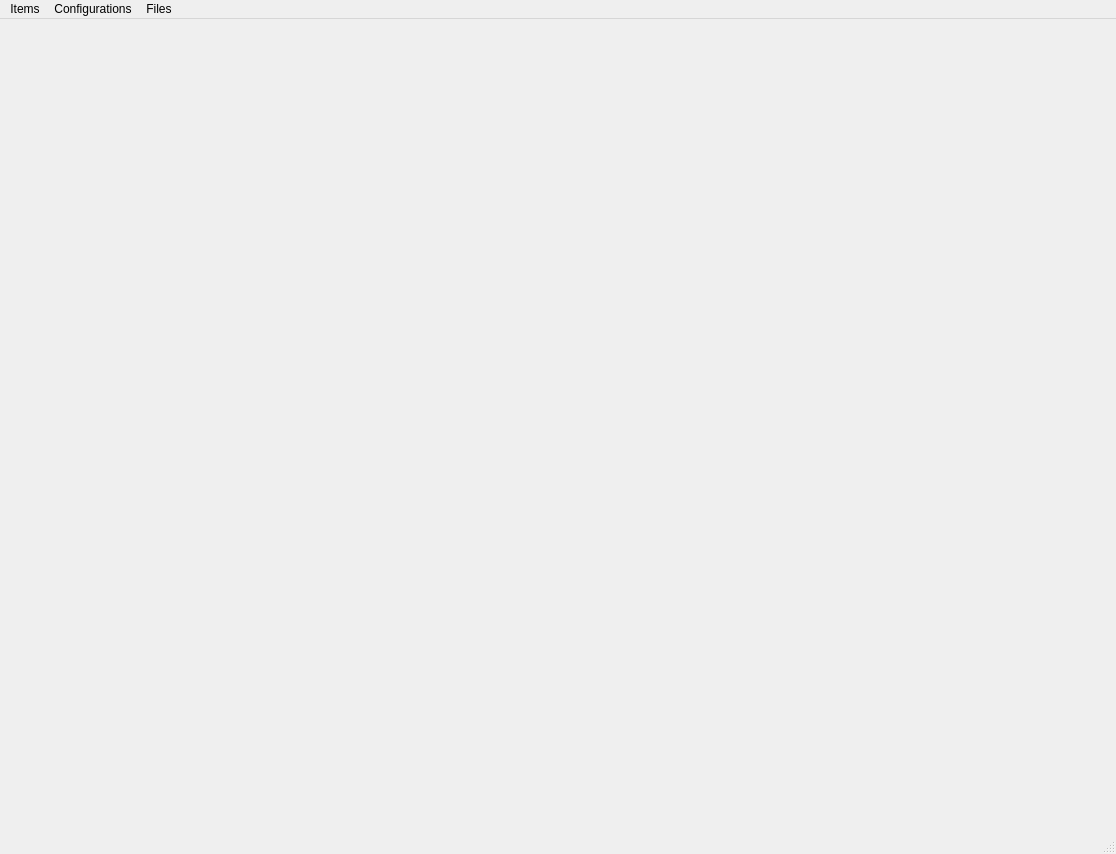
<?xml version="1.0" encoding="UTF-8"?>
<ui version="4.0">
 <class>WMS_App</class>
 <widget class="QMainWindow" name="WMS_App">
  <property name="geometry">
   <rect>
    <x>0</x>
    <y>0</y>
    <width>1116</width>
    <height>854</height>
   </rect>
  </property>
  <property name="windowTitle">
   <string>MainWindow</string>
  </property>
  <widget class="QWidget" name="centralwidget"/>
  <widget class="QMenuBar" name="menubar">
   <property name="geometry">
    <rect>
     <x>0</x>
     <y>0</y>
     <width>1116</width>
     <height>20</height>
    </rect>
   </property>
   <widget class="QMenu" name="menuItems">
    <property name="title">
     <string>Items</string>
    </property>
    <addaction name="actionItem_Search"/>
   </widget>
   <widget class="QMenu" name="menuConfigurations">
    <property name="title">
     <string>Configurations</string>
    </property>
    <addaction name="actionUsers"/>
   </widget>
   <widget class="QMenu" name="menuFiles">
    <property name="title">
     <string>Files</string>
    </property>
    <addaction name="actionLogout"/>
   </widget>
   <addaction name="menuItems"/>
   <addaction name="menuConfigurations"/>
   <addaction name="menuFiles"/>
  </widget>
  <widget class="QStatusBar" name="statusbar"/>
  <action name="actionItem_Search">
   <property name="text">
    <string>Item Search</string>
   </property>
  </action>
  <action name="actionUsers">
   <property name="text">
    <string>Users</string>
   </property>
  </action>
  <action name="actionLogout">
   <property name="text">
    <string>Logout</string>
   </property>
  </action>
 </widget>
 <resources/>
 <connections/>
</ui>
